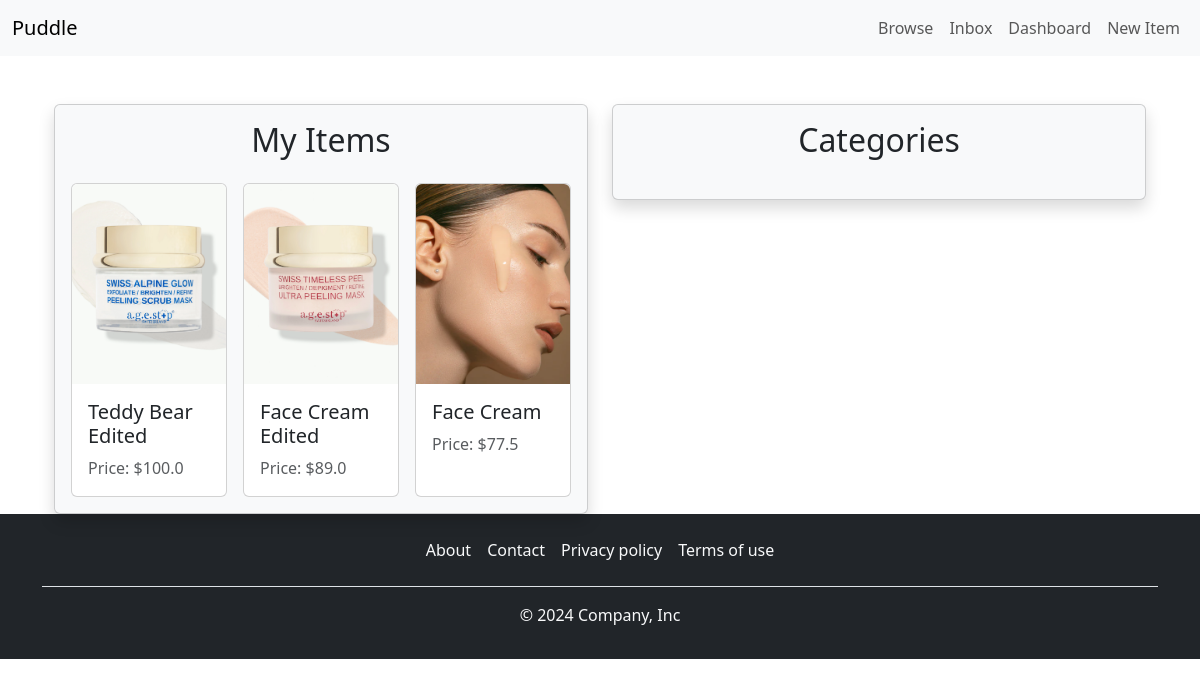
Before: /dashboard/ (signed in) with the older database file.
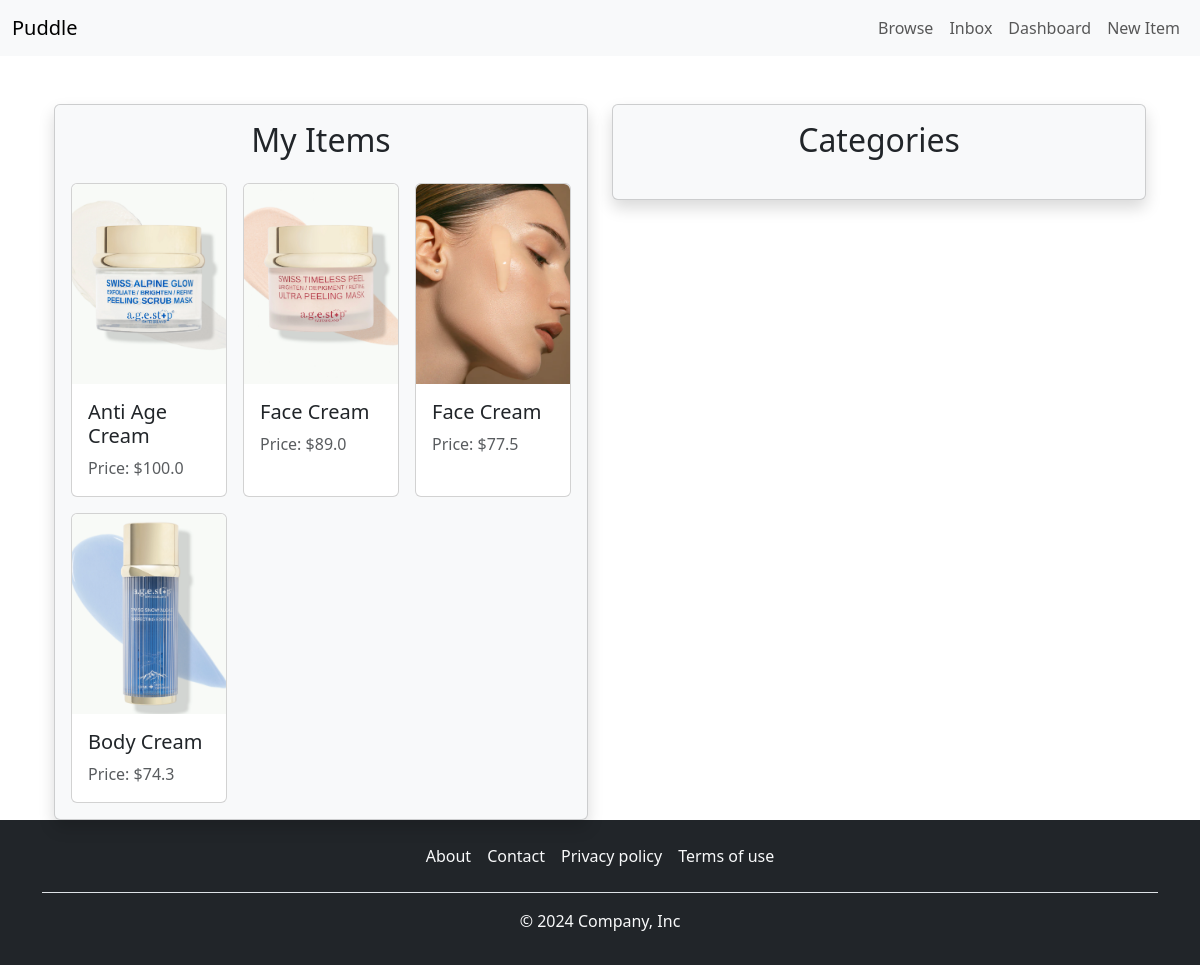
After: the same page with the newer database file.
### item/models.py (models this page shows, shortened)
class Item(models.Model):
    category=models.ForeignKey(Category,related_name='items',on_delete=models.CASCADE)
    description=models.TextField(blank=True,null=True)
    price=models.FloatField()
    image=models.ImageField(upload_to='item_images',blank=True,null=True)
    is_sold=models.BooleanField(default=False)
    created_by=models.ForeignKey(User,related_name='items',on_delete=models.CASCADE)
    created_at=models.DateTimeField(auto_now_add=True)

### dashboard/views.py (the view)
# urls.py: path('',views.index,name="index"),
@login_required
def index(request):
    items=Item.objects.filter(created_by=request.user)
    return render(request,'dashboard/index.html',{
        'items':items,
    })

### dashboard/templates/dashboard/index.html (shortened to what this page needs)
{% extends "base/base.html" %}
{% block content %}
<div class="container mt-5">
    <div class="row">
        <div class="col-md-6">
            <div class="card bg-light shadow rounded">
                <div class="card-body">
                    <h2 class="card-title text-center mb-4">My Items</h2>
                    <div class="row row-cols-1 row-cols-md-3 g-3">
                        {% for item in items %}
                        <div class="col">
                            <a href="{% url 'item:detail' item.id %}" class="text-decoration-none">
                                <div class="card h-100">
                                    <img src="{{ item.image.url }}" class="card-img-top rounded-top" style="height: 200px; object-fit: cover;">
                                    <div class="card-body">
                                        <h5 class="card-title">{{ item.description }}</h5>
                                        <p class="card-text text-muted">Price: ${{ item.price }}</p>
                                    </div>
                                </div>
                            </a>
                        </div>
                        {% endfor %}
                    </div>
                </div>
            </div>
        </div>
        <div class="col-md-6">
            <div class="card bg-light shadow rounded">
                <div class="card-body">
                    <h2 class="card-title text-center mb-4">Categories</h2>
                </div>
            </div>
        </div>
    </div>
</div>
{% endblock %}

Changed rows visible on the page:
changed Item: description "Teddy Bear Edited" → "Anti Age Cream"
changed Item (number 2 of 4 on the later page): description "Face Cream Edited" → "Face Cream"
added Item: image (picture), description "Body Cream", price "74.3"
